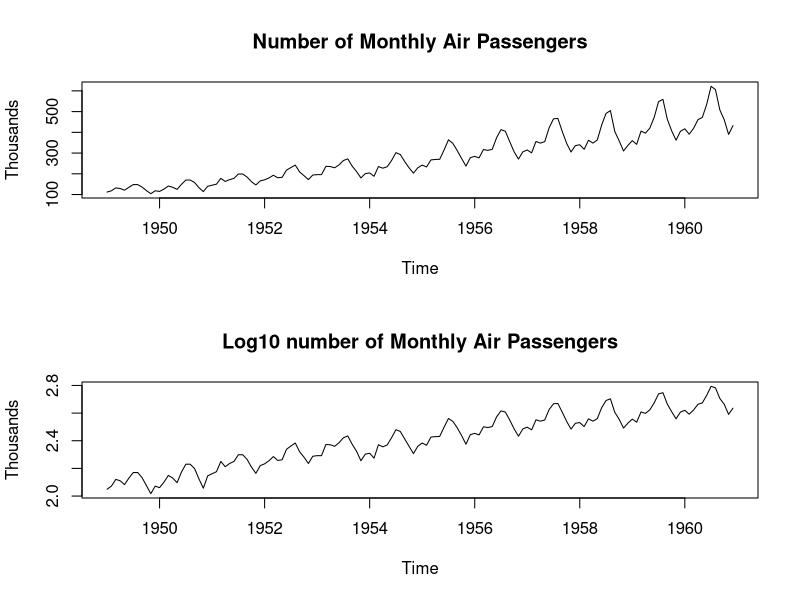
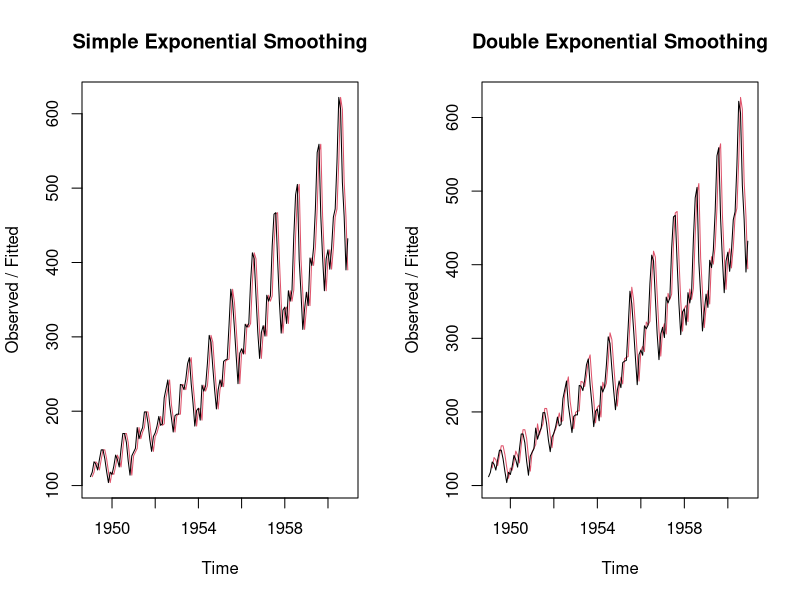
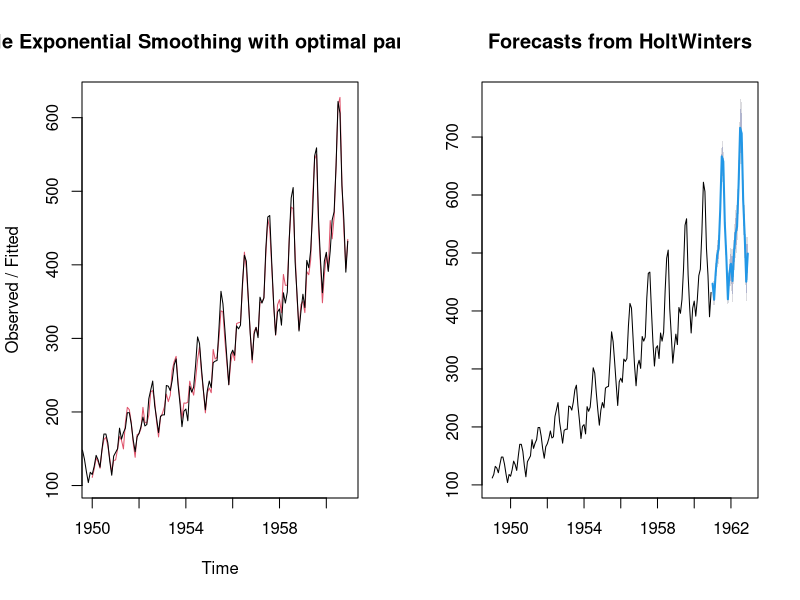

R code for these plots, in order:
## ---- chunk 1
library(forecast)

data <- AirPassengers

par(mfrow = c(2, 1))
plot(data, main = "Number of Monthly Air Passengers", ylab = "Thousands")
plot(
  log10(data),
  main = "Log10 number of Monthly Air Passengers",
  ylab = "Thousands"
)
## ---- chunk 2
par(mfrow = c(1, 2))
plot(
  HoltWinters(data, beta = FALSE, gamma = FALSE),
  main = "Simple Exponential Smoothing"
)
plot(
  HoltWinters(data, gamma = FALSE),
  main = "Double Exponential Smoothing"
)
## ---- chunk 3
hw <- HoltWinters(data, seasonal = "multiplicative")
hw
## ---- chunk 4
plot(
  hw,
  main = "Triple Exponential Smoothing with optimal parameters"
)
## ---- chunk 5
forecast(hw)
## ---- chunk 6
plot(forecast(hw))
